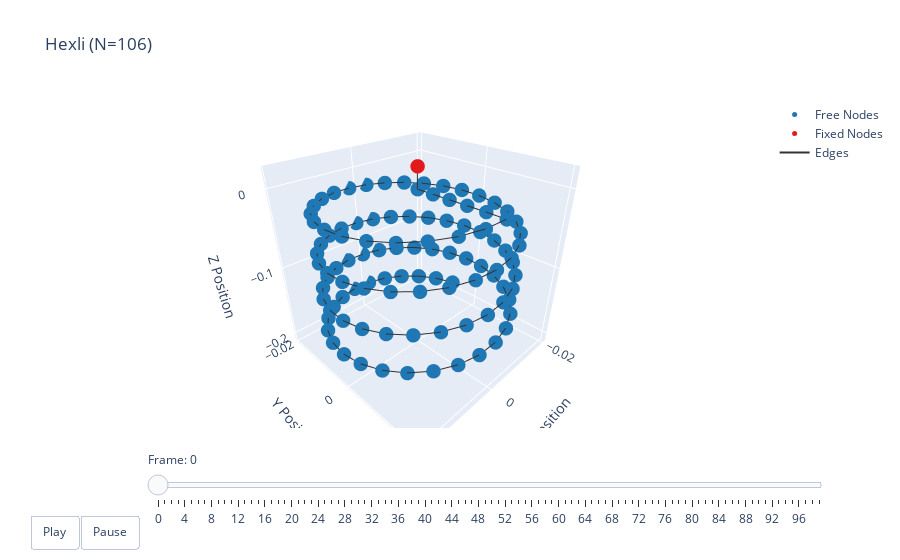

The notebook cell saved with this chart:
### Code cell
t = np.arange(robot.sim_params.total_time, step=robot.sim_params.dt)
options = dismech.AnimationOptions(title='Hexli (N=106)')

fig = dismech.get_interactive_animation_plotly(robot, t[:100], qs[:100], options)
fig.show()

### Figure 1 — Plotly figure (JSON) as saved in the notebook; plotly's stock layout.template omitted (floating-point values rounded to 4 significant figures; data arrays with more than 128 entries replaced by an {"elided": "..."} marker saying what was removed)
{"data": [{"marker": {"color": "#1f78b4", "size": 5}, "mode": "markers", "name": "Free Nodes", "type": "scatter3d", "x": [1.002e-06, 8.796e-07, 7.159e-07, 4.652e-07, 8.028e-08, -6.458e-07, 0.004652, 0.00905, 0.01295, 0.01614, 0.01845, 0.01974, 0.01995, 0.01906, 0.01713, 0.01425, 0.0106, 0.006361, 0.001775, -0.002909, -0.007433, -0.01155, -0.01503, -0.01769, -0.01937, -0.02, -0.01952, -0.01798, -0.01544, -0.01206, -0.008019, -0.003535, 0.001142, 0.005756, 0.01005, 0.0138, 0.01679, 0.01886, 0.01989, 0.01983, 0.01868, 0.01651, 0.01343, 0.009613, 0.005268, 0.0006346, -0.004034, -0.008481, -0.01246, -0.01576, -0.01819, -0.01963, -0.01998, -0.01924, -0.01745, -0.01469, -0.01113, -0.00696, -0.002406, 0.00228, 0.00684, 0.01103, 0.01461, 0.01738, 0.01921, 0.01998, 0.01965, 0.01825, 0.01584, 0.01256, 0.008596, 0.004158, -0.0005077, -0.005146, -0.009501, -0.01334, -0.01644, -0.01864, -0.01981, -0.0199, -0.0189, -0.01686, -0.01389, -0.01016, -0.005878, -0.001268, 0.00341, 0.007902, 0.01196, 0.01536, 0.01792, 0.01949, 0.02, 0.01941, 0.01775, 0.01511, 0.01165, 0.007551, 0.003035, -0.001648, -0.006241, -0.01049, -0.01416, -0.01706, -0.01902], "y": [-3.932e-06, 0.003996, 0.007996, 0.012, 0.016, 0.02, 0.01945, 0.01783, 0.01524, 0.01181, 0.007726, 0.003222, -0.001459, -0.00606, -0.01033, -0.01403, -0.01696, -0.01896, -0.01992, -0.01979, -0.01857, -0.01633, -0.01319, -0.009333, -0.004962, -0.0003174, 0.004344, 0.008767, 0.01271, 0.01595, 0.01832, 0.01968, 0.01997, 0.01915, 0.01729, 0.01447, 0.01087, 0.006661, 0.002091, -0.002595, -0.007138, -0.01129, -0.01482, -0.01754, -0.01929, -0.01999, -0.01959, -0.01811, -0.01564, -0.01231, -0.008308, -0.003847, 0.0008248, 0.005452, 0.009779, 0.01357, 0.01662, 0.01875, 0.01985, 0.01987, 0.01879, 0.01669, 0.01366, 0.00989, 0.005574, 0.0009516, -0.003723, -0.008193, -0.01221, -0.01556, -0.01806, -0.01956, -0.01999, -0.01933, -0.0176, -0.01491, -0.01139, -0.007256, -0.002721, 0.001964, 0.006541, 0.01076, 0.01439, 0.01722, 0.01912, 0.01996, 0.01971, 0.01837, 0.01603, 0.01281, 0.008881, 0.004468, -0.0001904, -0.004838, -0.009221, -0.0131, -0.01625, -0.01852, -0.01977, -0.01993, -0.019, -0.01703, -0.01412, -0.01044, -0.00618], "z": [-1.229e-06, 7.745e-05, 0.0001557, 0.0002337, 0.0003118, -9.883e-06, -0.001881, -0.003751, -0.005621, -0.007491, -0.009361, -0.01123, -0.0131, -0.01497, -0.01684, -0.01871, -0.02058, -0.02245, -0.02431, -0.02618, -0.02805, -0.02992, -0.03179, -0.03366, -0.03553, -0.0374, -0.03926, -0.04113, -0.043, -0.04487, -0.04674, -0.04861, -0.05048, -0.05235, -0.05421, -0.05608, -0.05795, -0.05982, -0.06169, -0.06356, -0.06543, -0.06729, -0.06916, -0.07103, -0.0729, -0.07477, -0.07664, -0.07851, -0.08038, -0.08224, -0.08411, -0.08598, -0.08785, -0.08972, -0.09159, -0.09346, -0.09533, -0.09719, -0.09906, -0.1009, -0.1028, -0.1047, -0.1065, -0.1084, -0.1103, -0.1121, -0.114, -0.1159, -0.1177, -0.1196, -0.1215, -0.1234, -0.1252, -0.1271, -0.129, -0.1308, -0.1327, -0.1346, -0.1364, -0.1383, -0.1402, -0.142, -0.1439, -0.1458, -0.1476, -0.1495, -0.1514, -0.1533, -0.1551, -0.157, -0.1589, -0.1607, -0.1626, -0.1645, -0.1663, -0.1682, -0.1701, -0.1719, -0.1738, -0.1757, -0.1775, -0.1794, -0.1813, -0.1832, -0.185]}, {"marker": {"color": "#e31a1c", "size": 5}, "mode": "markers", "name": "Fixed Nodes", "type": "scatter3d", "x": [0.0], "y": [0.0], "z": [0.02505]}, {"line": {"color": "#333333", "width": 2}, "mode": "lines", "name": "Edges", "type": "scatter3d", "x": {"elided": "315 float values"}, "y": {"elided": "315 float values"}, "z": {"elided": "315 float values"}}, {"color": "rgba(166, 206, 227, 0.7)", "i": [], "j": [], "k": [], "name": "Faces", "opacity": 0.7, "showscale": false, "type": "mesh3d", "x": [0.0, 1.002e-06, 8.796e-07, 7.159e-07, 4.652e-07, 8.028e-08, -6.458e-07, 0.004652, 0.00905, 0.01295, 0.01614, 0.01845, 0.01974, 0.01995, 0.01906, 0.01713, 0.01425, 0.0106, 0.006361, 0.001775, -0.002909, -0.007433, -0.01155, -0.01503, -0.01769, -0.01937, -0.02, -0.01952, -0.01798, -0.01544, -0.01206, -0.008019, -0.003535, 0.001142, 0.005756, 0.01005, 0.0138, 0.01679, 0.01886, 0.01989, 0.01983, 0.01868, 0.01651, 0.01343, 0.009613, 0.005268, 0.0006346, -0.004034, -0.008481, -0.01246, -0.01576, -0.01819, -0.01963, -0.01998, -0.01924, -0.01745, -0.01469, -0.01113, -0.00696, -0.002406, 0.00228, 0.00684, 0.01103, 0.01461, 0.01738, 0.01921, 0.01998, 0.01965, 0.01825, 0.01584, 0.01256, 0.008596, 0.004158, -0.0005077, -0.005146, -0.009501, -0.01334, -0.01644, -0.01864, -0.01981, -0.0199, -0.0189, -0.01686, -0.01389, -0.01016, -0.005878, -0.001268, 0.00341, 0.007902, 0.01196, 0.01536, 0.01792, 0.01949, 0.02, 0.01941, 0.01775, 0.01511, 0.01165, 0.007551, 0.003035, -0.001648, -0.006241, -0.01049, -0.01416, -0.01706, -0.01902], "y": [0.0, -3.932e-06, 0.003996, 0.007996, 0.012, 0.016, 0.02, 0.01945, 0.01783, 0.01524, 0.01181, 0.007726, 0.003222, -0.001459, -0.00606, -0.01033, -0.01403, -0.01696, -0.01896, -0.01992, -0.01979, -0.01857, -0.01633, -0.01319, -0.009333, -0.004962, -0.0003174, 0.004344, 0.008767, 0.01271, 0.01595, 0.01832, 0.01968, 0.01997, 0.01915, 0.01729, 0.01447, 0.01087, 0.006661, 0.002091, -0.002595, -0.007138, -0.01129, -0.01482, -0.01754, -0.01929, -0.01999, -0.01959, -0.01811, -0.01564, -0.01231, -0.008308, -0.003847, 0.0008248, 0.005452, 0.009779, 0.01357, 0.01662, 0.01875, 0.01985, 0.01987, 0.01879, 0.01669, 0.01366, 0.00989, 0.005574, 0.0009516, -0.003723, -0.008193, -0.01221, -0.01556, -0.01806, -0.01956, -0.01999, -0.01933, -0.0176, -0.01491, -0.01139, -0.007256, -0.002721, 0.001964, 0.006541, 0.01076, 0.01439, 0.01722, 0.01912, 0.01996, 0.01971, 0.01837, 0.01603, 0.01281, 0.008881, 0.004468, -0.0001904, -0.004838, -0.009221, -0.0131, -0.01625, -0.01852, -0.01977, -0.01993, -0.019, -0.01703, -0.01412, -0.01044, -0.00618], "z": [0.02505, -1.229e-06, 7.745e-05, 0.0001557, 0.0002337, 0.0003118, -9.883e-06, -0.001881, -0.003751, -0.005621, -0.007491, -0.009361, -0.01123, -0.0131, -0.01497, -0.01684, -0.01871, -0.02058, -0.02245, -0.02431, -0.02618, -0.02805, -0.02992, -0.03179, -0.03366, -0.03553, -0.0374, -0.03926, -0.04113, -0.043, -0.04487, -0.04674, -0.04861, -0.05048, -0.05235, -0.05421, -0.05608, -0.05795, -0.05982, -0.06169, -0.06356, -0.06543, -0.06729, -0.06916, -0.07103, -0.0729, -0.07477, -0.07664, -0.07851, -0.08038, -0.08224, -0.08411, -0.08598, -0.08785, -0.08972, -0.09159, -0.09346, -0.09533, -0.09719, -0.09906, -0.1009, -0.1028, -0.1047, -0.1065, -0.1084, -0.1103, -0.1121, -0.114, -0.1159, -0.1177, -0.1196, -0.1215, -0.1234, -0.1252, -0.1271, -0.129, -0.1308, -0.1327, -0.1346, -0.1364, -0.1383, -0.1402, -0.142, -0.1439, -0.1458, -0.1476, -0.1495, -0.1514, -0.1533, -0.1551, -0.157, -0.1589, -0.1607, -0.1626, -0.1645, -0.1663, -0.1682, -0.1701, -0.1719, -0.1738, -0.1757, -0.1775, -0.1794, -0.1813, -0.1832, -0.185]}], "layout": {"scene": {"camera": {"eye": {"x": 1.225, "y": 1.225, "z": 1.0}}, "xaxis": {"range": [-0.02119, 0.02024], "title": {"text": "X Position"}}, "yaxis": {"range": [-0.02041, 0.02109], "title": {"text": "Y Position"}}, "zaxis": {"range": [-0.2125, 0.02505], "title": {"text": "Z Position"}}}, "sliders": [{"currentvalue": {"prefix": "Frame: "}, "steps": [{"args": [["0"], {"frame": {"duration": 50, "redraw": true}, "mode": "immediate"}], "label": "0", "method": "animate"}, {"args": [["1"], {"frame": {"duration": 50, "redraw": true}, "mode": "immediate"}], "label": "1", "method": "animate"}, {"args": [["2"], {"frame": {"duration": 50, "redraw": true}, "mode": "immediate"}], "label": "2", "method": "animate"}, {"args": [["3"], {"frame": {"duration": 50, "redraw": true}, "mode": "immediate"}], "label": "3", "method": "animate"}, {"args": [["4"], {"frame": {"duration": 50, "redraw": true}, "mode": "immediate"}], "label": "4", "method": "animate"}, {"args": [["5"], {"frame": {"duration": 50, "redraw": true}, "mode": "immediate"}], "label": "5", "method": "animate"}, {"args": [["6"], {"frame": {"duration": 50, "redraw": true}, "mode": "immediate"}], "label": "6", "method": "animate"}, {"args": [["7"], {"frame": {"duration": 50, "redraw": true}, "mode": "immediate"}], "label": "7", "method": "animate"}, {"args": [["8"], {"frame": {"duration": 50, "redraw": true}, "mode": "immediate"}], "label": "8", "method": "animate"}, {"args": [["9"], {"frame": {"duration": 50, "redraw": true}, "mode": "immediate"}], "label": "9", "method": "animate"}, {"args": [["10"], {"frame": {"duration": 50, "redraw": true}, "mode": "immediate"}], "label": "10", "method": "animate"}, {"args": [["11"], {"frame": {"duration": 50, "redraw": true}, "mode": "immediate"}], "label": "11", "method": "animate"}, {"args": [["12"], {"frame": {"duration": 50, "redraw": true}, "mode": "immediate"}], "label": "12", "method": "animate"}, {"args": [["13"], {"frame": {"duration": 50, "redraw": true}, "mode": "immediate"}], "label": "13", "method": "animate"}, {"args": [["14"], {"frame": {"duration": 50, "redraw": true}, "mode": "immediate"}], "label": "14", "method": "animate"}, {"args": [["15"], {"frame": {"duration": 50, "redraw": true}, "mode": "immediate"}], "label": "15", "method": "animate"}, {"args": [["16"], {"frame": {"duration": 50, "redraw": true}, "mode": "immediate"}], "label": "16", "method": "animate"}, {"args": [["17"], {"frame": {"duration": 50, "redraw": true}, "mode": "immediate"}], "label": "17", "method": "animate"}, {"args": [["18"], {"frame": {"duration": 50, "redraw": true}, "mode": "immediate"}], "label": "18", "method": "animate"}, {"args": [["19"], {"frame": {"duration": 50, "redraw": true}, "mode": "immediate"}], "label": "19", "method": "animate"}, {"args": [["20"], {"frame": {"duration": 50, "redraw": true}, "mode": "immediate"}], "label": "20", "method": "animate"}, {"args": [["21"], {"frame": {"duration": 50, "redraw": true}, "mode": "immediate"}], "label": "21", "method": "animate"}, {"args": [["22"], {"frame": {"duration": 50, "redraw": true}, "mode": "immediate"}], "label": "22", "method": "animate"}, {"args": [["23"], {"frame": {"duration": 50, "redraw": true}, "mode": "immediate"}], "label": "23", "method": "animate"}, {"args": [["24"], {"frame": {"duration": 50, "redraw": true}, "mode": "immediate"}], "label": "24", "method": "animate"}, {"args": [["25"], {"frame": {"duration": 50, "redraw": true}, "mode": "immediate"}], "label": "25", "method": "animate"}, {"args": [["26"], {"frame": {"duration": 50, "redraw": true}, "mode": "immediate"}], "label": "26", "method": "animate"}, {"args": [["27"], {"frame": {"duration": 50, "redraw": true}, "mode": "immediate"}], "label": "27", "method": "animate"}, {"args": [["28"], {"frame": {"duration": 50, "redraw": true}, "mode": "immediate"}], "label": "28", "method": "animate"}, {"args": [["29"], {"frame": {"duration": 50, "redraw": true}, "mode": "immediate"}], "label": "29", "method": "animate"}, {"args": [["30"], {"frame": {"duration": 50, "redraw": true}, "mode": "immediate"}], "label": "30", "method": "animate"}, {"args": [["31"], {"frame": {"duration": 50, "redraw": true}, "mode": "immediate"}], "label": "31", "method": "animate"}, {"args": [["32"], {"frame": {"duration": 50, "redraw": true}, "mode": "immediate"}], "label": "32", "method": "animate"}, {"args": [["33"], {"frame": {"duration": 50, "redraw": true}, "mode": "immediate"}], "label": "33", "method": "animate"}, {"args": [["34"], {"frame": {"duration": 50, "redraw": true}, "mode": "immediate"}], "label": "34", "method": "animate"}, {"args": [["35"], {"frame": {"duration": 50, "redraw": true}, "mode": "immediate"}], "label": "35", "method": "animate"}, {"args": [["36"], {"frame": {"duration": 50, "redraw": true}, "mode": "immediate"}], "label": "36", "method": "animate"}, {"args": [["37"], {"frame": {"duration": 50, "redraw": true}, "mode": "immediate"}], "label": "37", "method": "animate"}, {"args": [["38"], {"frame": {"duration": 50, "redraw": true}, "mode": "immediate"}], "label": "38", "method": "animate"}, {"args": [["39"], {"frame": {"duration": 50, "redraw": true}, "mode": "immediate"}], "label": "39", "method": "animate"}, {"args": [["40"], {"frame": {"duration": 50, "redraw": true}, "mode": "immediate"}], "label": "40", "method": "animate"}, {"args": [["41"], {"frame": {"duration": 50, "redraw": true}, "mode": "immediate"}], "label": "41", "method": "animate"}, {"args": [["42"], {"frame": {"duration": 50, "redraw": true}, "mode": "immediate"}], "label": "42", "method": "animate"}, {"args": [["43"], {"frame": {"duration": 50, "redraw": true}, "mode": "immediate"}], "label": "43", "method": "animate"}, {"args": [["44"], {"frame": {"duration": 50, "redraw": true}, "mode": "immediate"}], "label": "44", "method": "animate"}, {"args": [["45"], {"frame": {"duration": 50, "redraw": true}, "mode": "immediate"}], "label": "45", "method": "animate"}, {"args": [["46"], {"frame": {"duration": 50, "redraw": true}, "mode": "immediate"}], "label": "46", "method": "animate"}, {"args": [["47"], {"frame": {"duration": 50, "redraw": true}, "mode": "immediate"}], "label": "47", "method": "animate"}, {"args": [["48"], {"frame": {"duration": 50, "redraw": true}, "mode": "immediate"}], "label": "48", "method": "animate"}, {"args": [["49"], {"frame": {"duration": 50, "redraw": true}, "mode": "immediate"}], "label": "49", "method": "animate"}, {"args": [["50"], {"frame": {"duration": 50, "redraw": true}, "mode": "immediate"}], "label": "50", "method": "animate"}, {"args": [["51"], {"frame": {"duration": 50, "redraw": true}, "mode": "immediate"}], "label": "51", "method": "animate"}, {"args": [["52"], {"frame": {"duration": 50, "redraw": true}, "mode": "immediate"}], "label": "52", "method": "animate"}, {"args": [["53"], {"frame": {"duration": 50, "redraw": true}, "mode": "immediate"}], "label": "53", "method": "animate"}, {"args": [["54"], {"frame": {"duration": 50, "redraw": true}, "mode": "immediate"}], "label": "54", "method": "animate"}, {"args": [["55"], {"frame": {"duration": 50, "redraw": true}, "mode": "immediate"}], "label": "55", "method": "animate"}, {"args": [["56"], {"frame": {"duration": 50, "redraw": true}, "mode": "immediate"}], "label": "56", "method": "animate"}, {"args": [["57"], {"frame": {"duration": 50, "redraw": true}, "mode": "immediate"}], "label": "57", "method": "animate"}, {"args": [["58"], {"frame": {"duration": 50, "redraw": true}, "mode": "immediate"}], "label": "58", "method": "animate"}, {"args": [["59"], {"frame": {"duration": 50, "redraw": true}, "mode": "immediate"}], "label": "59", "method": "animate"}, {"args": [["60"], {"frame": {"duration": 50, "redraw": true}, "mode": "immediate"}], "label": "60", "method": "animate"}, {"args": [["61"], {"frame": {"duration": 50, "redraw": true}, "mode": "immediate"}], "label": "61", "method": "animate"}, {"args": [["62"], {"frame": {"duration": 50, "redraw": true}, "mode": "immediate"}], "label": "62", "method": "animate"}, {"args": [["63"], {"frame": {"duration": 50, "redraw": true}, "mode": "immediate"}], "label": "63", "method": "animate"}, {"args": [["64"], {"frame": {"duration": 50, "redraw": true}, "mode": "immediate"}], "label": "64", "method": "animate"}, {"args": [["65"], {"frame": {"duration": 50, "redraw": true}, "mode": "immediate"}], "label": "65", "method": "animate"}, {"args": [["66"], {"frame": {"duration": 50, "redraw": true}, "mode": "immediate"}], "label": "66", "method": "animate"}, {"args": [["67"], {"frame": {"duration": 50, "redraw": true}, "mode": "immediate"}], "label": "67", "method": "animate"}, {"args": [["68"], {"frame": {"duration": 50, "redraw": true}, "mode": "immediate"}], "label": "68", "method": "animate"}, {"args": [["69"], {"frame": {"duration": 50, "redraw": true}, "mode": "immediate"}], "label": "69", "method": "animate"}, {"args": [["70"], {"frame": {"duration": 50, "redraw": true}, "mode": "immediate"}], "label": "70", "method": "animate"}, {"args": [["71"], {"frame": {"duration": 50, "redraw": true}, "mode": "immediate"}], "label": "71", "method": "animate"}, {"args": [["72"], {"frame": {"duration": 50, "redraw": true}, "mode": "immediate"}], "label": "72", "method": "animate"}, {"args": [["73"], {"frame": {"duration": 50, "redraw": true}, "mode": "immediate"}], "label": "73", "method": "animate"}, {"args": [["74"], {"frame": {"duration": 50, "redraw": true}, "mode": "immediate"}], "label": "74", "method": "animate"}, {"args": [["75"], {"frame": {"duration": 50, "redraw": true}, "mode": "immediate"}], "label": "75", "method": "animate"}, {"args": [["76"], {"frame": {"duration": 50, "redraw": true}, "mode": "immediate"}], "label": "76", "method": "animate"}, {"args": [["77"], {"frame": {"duration": 50, "redraw": true}, "mode": "immediate"}], "label": "77", "method": "animate"}, {"args": [["78"], {"frame": {"duration": 50, "redraw": true}, "mode": "immediate"}], "label": "78", "method": "animate"}, {"args": [["79"], {"frame": {"duration": 50, "redraw": true}, "mode": "immediate"}], "label": "79", "method": "animate"}, {"args": [["80"], {"frame": {"duration": 50, "redraw": true}, "mode": "immediate"}], "label": "80", "method": "animate"}, {"args": [["81"], {"frame": {"duration": 50, "redraw": true}, "mode": "immediate"}], "label": "81", "method": "animate"}, {"args": [["82"], {"frame": {"duration": 50, "redraw": true}, "mode": "immediate"}], "label": "82", "method": "animate"}, {"args": [["83"], {"frame": {"duration": 50, "redraw": true}, "mode": "immediate"}], "label": "83", "method": "animate"}, {"args": [["84"], {"frame": {"duration": 50, "redraw": true}, "mode": "immediate"}], "label": "84", "method": "animate"}, {"args": [["85"], {"frame": {"duration": 50, "redraw": true}, "mode": "immediate"}], "label": "85", "method": "animate"}, {"args": [["86"], {"frame": {"duration": 50, "redraw": true}, "mode": "immediate"}], "label": "86", "method": "animate"}, {"args": [["87"], {"frame": {"duration": 50, "redraw": true}, "mode": "immediate"}], "label": "87", "method": "animate"}, {"args": [["88"], {"frame": {"duration": 50, "redraw": true}, "mode": "immediate"}], "label": "88", "method": "animate"}, {"args": [["89"], {"frame": {"duration": 50, "redraw": true}, "mode": "immediate"}], "label": "89", "method": "animate"}, {"args": [["90"], {"frame": {"duration": 50, "redraw": true}, "mode": "immediate"}], "label": "90", "method": "animate"}, {"args": [["91"], {"frame": {"duration": 50, "redraw": true}, "mode": "immediate"}], "label": "91", "method": "animate"}, {"args": [["92"], {"frame": {"duration": 50, "redraw": true}, "mode": "immediate"}], "label": "92", "method": "animate"}, {"args": [["93"], {"frame": {"duration": 50, "redraw": true}, "mode": "immediate"}], "label": "93", "method": "animate"}, {"args": [["94"], {"frame": {"duration": 50, "redraw": true}, "mode": "immediate"}], "label": "94", "method": "animate"}, {"args": [["95"], {"frame": {"duration": 50, "redraw": true}, "mode": "immediate"}], "label": "95", "method": "animate"}, {"args": [["96"], {"frame": {"duration": 50, "redraw": true}, "mode": "immediate"}], "label": "96", "method": "animate"}, {"args": [["97"], {"frame": {"duration": 50, "redraw": true}, "mode": "immediate"}], "label": "97", "method": "animate"}, {"args": [["98"], {"frame": {"duration": 50, "redraw": true}, "mode": "immediate"}], "label": "98", "method": "animate"}, {"args": [["99"], {"frame": {"duration": 50, "redraw": true}, "mode": "immediate"}], "label": "99", "method": "animate"}], "transition": {"duration": 0}, "x": 0.1, "y": 0}], "title": {"text": "Hexli (N=106)"}, "updatemenus": [{"buttons": [{"args": [null, {"frame": {"duration": 50, "redraw": true}, "fromcurrent": true}], "label": "Play", "method": "animate"}, {"args": [[null], {"frame": {"duration": 0, "redraw": true}, "mode": "immediate"}], "label": "Pause", "method": "animate"}], "direction": "left", "pad": {"r": 10, "t": 87}, "showactive": false, "type": "buttons", "x": 0.1, "xanchor": "right", "y": 0, "yanchor": "top"}]}}
